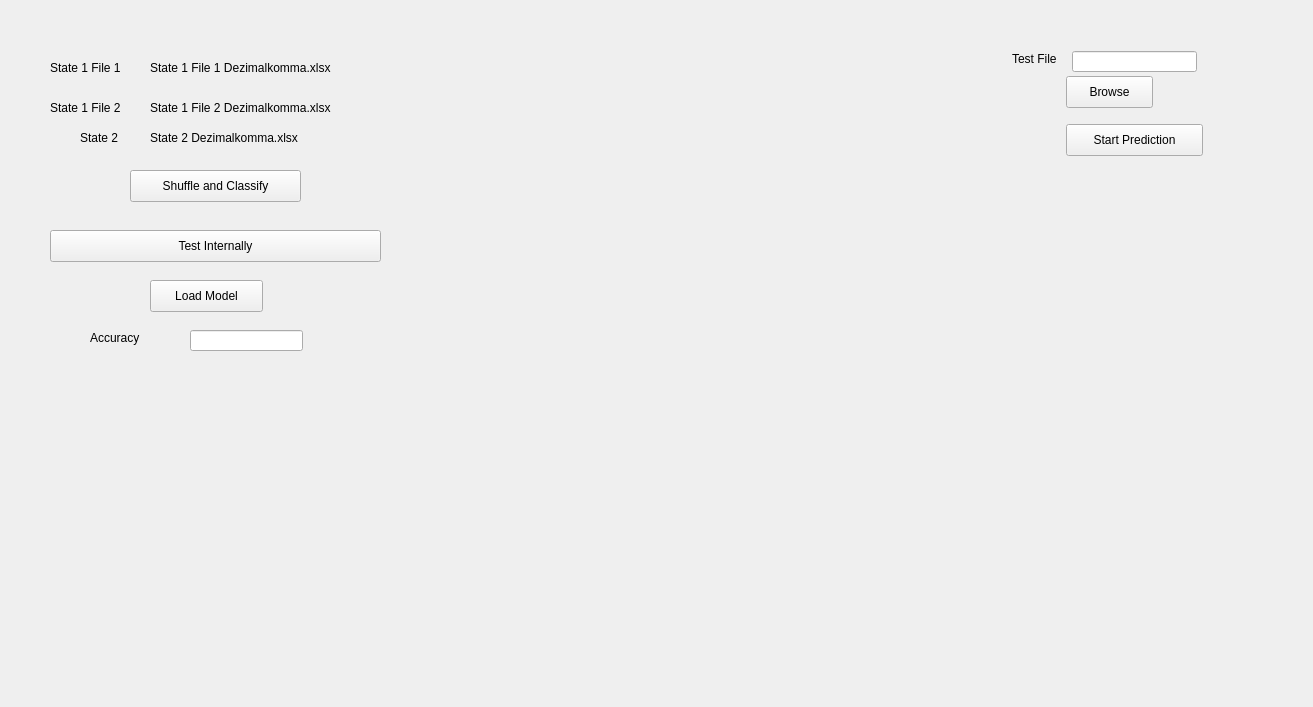
<?xml version="1.0" encoding="UTF-8"?>
<ui version="4.0">
 <class>Form</class>
 <widget class="QWidget" name="Form">
  <property name="geometry">
   <rect>
    <x>0</x>
    <y>0</y>
    <width>1313</width>
    <height>707</height>
   </rect>
  </property>
  <property name="windowTitle">
   <string>Form</string>
  </property>
  <widget class="QPushButton" name="btn_classify">
   <property name="geometry">
    <rect>
     <x>130</x>
     <y>170</y>
     <width>171</width>
     <height>32</height>
    </rect>
   </property>
   <property name="text">
    <string>Shuffle and Classify</string>
   </property>
  </widget>
  <widget class="QLabel" name="label">
   <property name="geometry">
    <rect>
     <x>50</x>
     <y>60</y>
     <width>76</width>
     <height>16</height>
    </rect>
   </property>
   <property name="text">
    <string>State 1 File 1</string>
   </property>
  </widget>
  <widget class="QLabel" name="label_3">
   <property name="geometry">
    <rect>
     <x>80</x>
     <y>130</y>
     <width>44</width>
     <height>16</height>
    </rect>
   </property>
   <property name="text">
    <string>State 2</string>
   </property>
  </widget>
  <widget class="QLabel" name="label_2">
   <property name="geometry">
    <rect>
     <x>50</x>
     <y>100</y>
     <width>78</width>
     <height>16</height>
    </rect>
   </property>
   <property name="text">
    <string>State 1 File 2</string>
   </property>
  </widget>
  <widget class="QPushButton" name="btn_finalTest">
   <property name="geometry">
    <rect>
     <x>1066</x>
     <y>124</y>
     <width>137</width>
     <height>32</height>
    </rect>
   </property>
   <property name="text">
    <string>Start Prediction</string>
   </property>
  </widget>
  <widget class="QLabel" name="label_4">
   <property name="geometry">
    <rect>
     <x>1012</x>
     <y>51</y>
     <width>52</width>
     <height>16</height>
    </rect>
   </property>
   <property name="text">
    <string>Test File</string>
   </property>
  </widget>
  <widget class="QLineEdit" name="txt_test">
   <property name="geometry">
    <rect>
     <x>1072</x>
     <y>51</y>
     <width>125</width>
     <height>21</height>
    </rect>
   </property>
  </widget>
  <widget class="QPushButton" name="btn_test">
   <property name="geometry">
    <rect>
     <x>1066</x>
     <y>76</y>
     <width>87</width>
     <height>32</height>
    </rect>
   </property>
   <property name="text">
    <string>Browse</string>
   </property>
  </widget>
  <widget class="QPushButton" name="btn_internal">
   <property name="geometry">
    <rect>
     <x>50</x>
     <y>230</y>
     <width>331</width>
     <height>32</height>
    </rect>
   </property>
   <property name="text">
    <string>Test Internally</string>
   </property>
  </widget>
  <widget class="QLabel" name="label_5">
   <property name="geometry">
    <rect>
     <x>150</x>
     <y>60</y>
     <width>221</width>
     <height>16</height>
    </rect>
   </property>
   <property name="text">
    <string>State 1 File 1 Dezimalkomma.xlsx</string>
   </property>
  </widget>
  <widget class="QLabel" name="label_6">
   <property name="geometry">
    <rect>
     <x>150</x>
     <y>100</y>
     <width>211</width>
     <height>16</height>
    </rect>
   </property>
   <property name="text">
    <string>State 1 File 2 Dezimalkomma.xlsx</string>
   </property>
  </widget>
  <widget class="QLabel" name="label_7">
   <property name="geometry">
    <rect>
     <x>150</x>
     <y>130</y>
     <width>201</width>
     <height>16</height>
    </rect>
   </property>
   <property name="text">
    <string>State 2 Dezimalkomma.xlsx</string>
   </property>
  </widget>
  <widget class="QPushButton" name="btn_load">
   <property name="geometry">
    <rect>
     <x>150</x>
     <y>280</y>
     <width>113</width>
     <height>32</height>
    </rect>
   </property>
   <property name="text">
    <string>Load Model</string>
   </property>
  </widget>
  <widget class="QLabel" name="label_8">
   <property name="geometry">
    <rect>
     <x>90</x>
     <y>330</y>
     <width>60</width>
     <height>16</height>
    </rect>
   </property>
   <property name="text">
    <string>Accuracy</string>
   </property>
  </widget>
  <widget class="QLineEdit" name="txt_accuracy">
   <property name="geometry">
    <rect>
     <x>190</x>
     <y>330</y>
     <width>113</width>
     <height>21</height>
    </rect>
   </property>
  </widget>
 </widget>
 <resources/>
 <connections/>
</ui>
